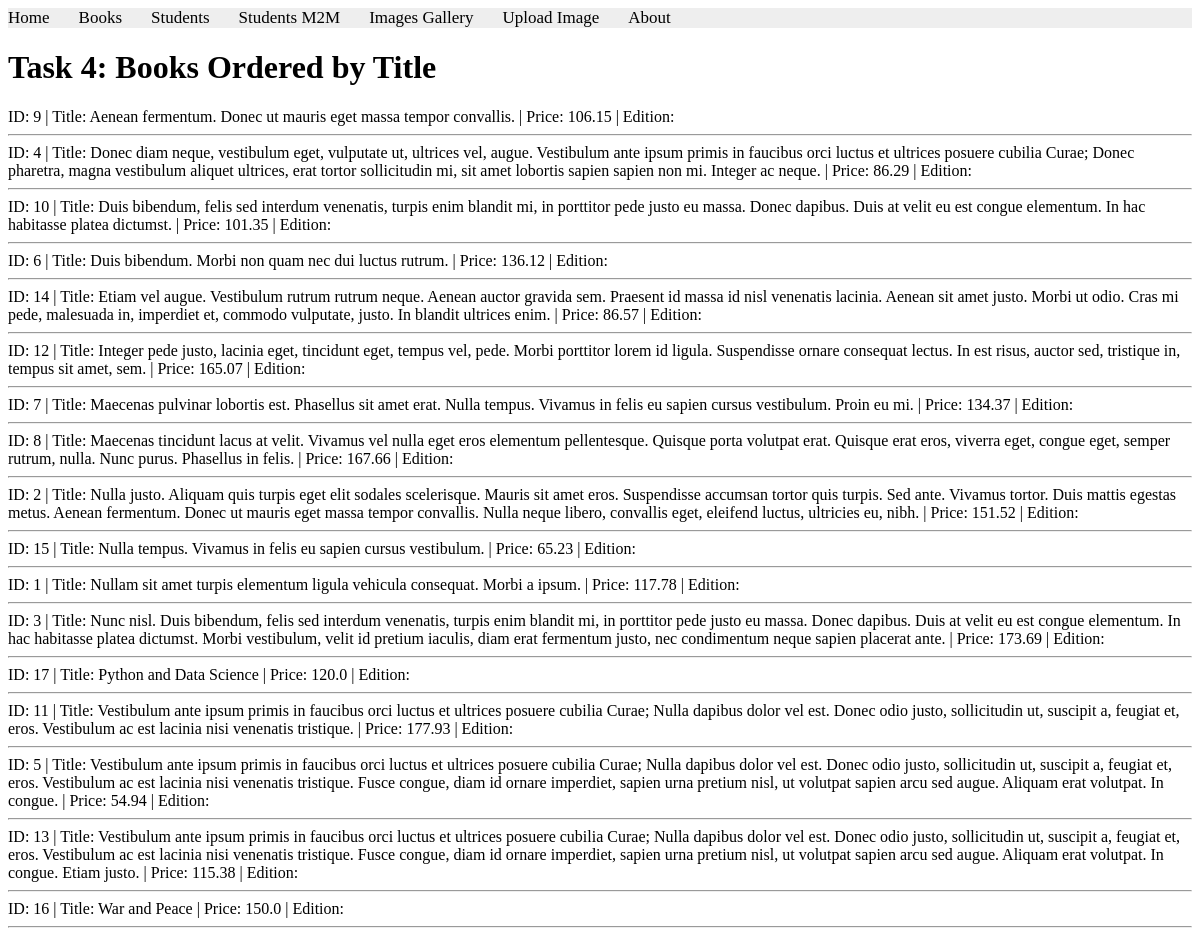
The app's page /books/lab8/task4, older data.
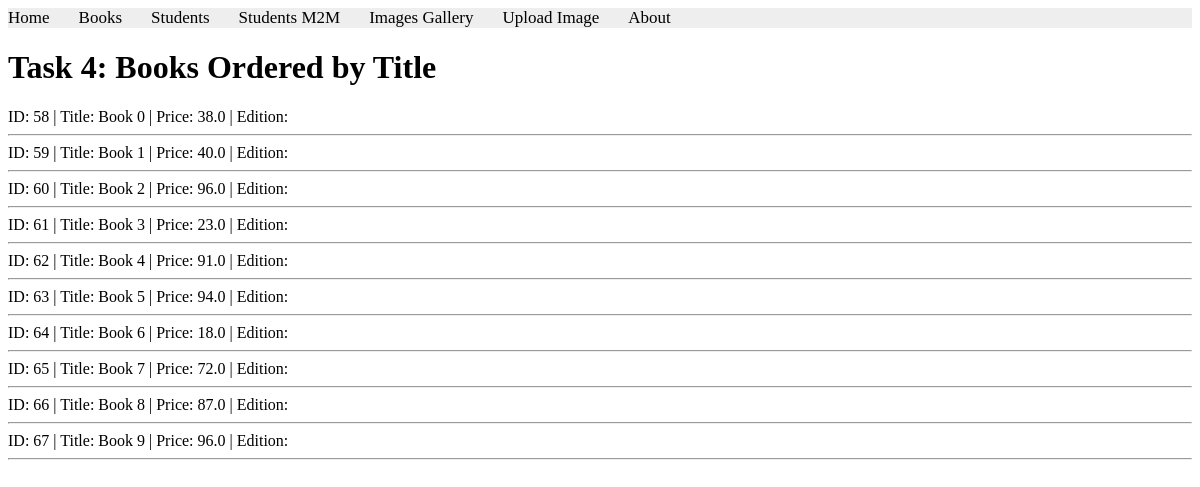
The same page, newer data.
### apps/bookmodule/models.py (models this page shows, shortened)
class Book(models.Model):
    title = models.CharField(max_length=100)
    price = models.FloatField(default=0.0)
    quantity = models.IntegerField(default=1)
    pubdate = models.DateTimeField()
    rating = models.SmallIntegerField(default=1)
    publisher = models.ForeignKey(Publisher, null=True, on_delete=models.SET_NULL)
    authors = models.ManyToManyField(Author)

### apps/bookmodule/views.py (the view)
# urls.py: path('lab8/task4', views.lab8_task4, name='lab8_task4'),
def lab8_task4(request):
    mybooks = Book.objects.all().order_by('title')
    return render(request, 'bookmodule/lab8_task4.html', {'books': mybooks})

### apps/templates/bookmodule/lab8_task4.html (shortened to what this page needs)
{% extends "layouts/base.html" %}
{% block content %}
<h1>Task 4: Books Ordered by Title</h1>
{% for obj in books %}
    ID: {{ obj.id }} | Title: {{ obj.title }} | Price: {{ obj.price }} | Edition: {{ obj.edition }}<hr>
{% empty %}
    <p>No books found.</p>
{% endfor %}
{% endblock %}

Row changes from the older to the newer data that the page shows:
removed Book: id "9", title "Aenean fermentum. Donec ut mauris eget massa tempor convallis.", price "106.15"
removed Book: id "4", title "Donec diam neque, vestibulum eget, vulputate ut, ultrices vel, augue. Vestibulum ante ipsum primis in faucibus orci luctus et ultrices posuere cubilia Curae; Donec pharetra, magna vestibulum aliquet ultrices, erat tortor sollicitudin mi, sit amet lobortis sapien sapien non mi. Integer ac neque.", price "86.29"
removed Book: id "10", title "Duis bibendum, felis sed interdum venenatis, turpis enim blandit mi, in porttitor pede justo eu massa. Donec dapibus. Duis at velit eu est congue elementum. In hac habitasse platea dictumst.", price "101.35"
removed Book: id "6", title "Duis bibendum. Morbi non quam nec dui luctus rutrum.", price "136.12"
removed Book: id "14", title "Etiam vel augue. Vestibulum rutrum rutrum neque. Aenean auctor gravida sem. Praesent id massa id nisl venenatis lacinia. Aenean sit amet justo. Morbi ut odio. Cras mi pede, malesuada in, imperdiet et, commodo vulputate, justo. In blandit ultrices enim.", price "86.57"
removed Book: id "12", title "Integer pede justo, lacinia eget, tincidunt eget, tempus vel, pede. Morbi porttitor lorem id ligula. Suspendisse ornare consequat lectus. In est risus, auctor sed, tristique in, tempus sit amet, sem.", price "165.07"
removed Book: id "7", title "Maecenas pulvinar lobortis est. Phasellus sit amet erat. Nulla tempus. Vivamus in felis eu sapien cursus vestibulum. Proin eu mi.", price "134.37"
removed Book: id "8", title "Maecenas tincidunt lacus at velit. Vivamus vel nulla eget eros elementum pellentesque. Quisque porta volutpat erat. Quisque erat eros, viverra eget, congue eget, semper rutrum, nulla. Nunc purus. Phasellus in felis.", price "167.66"
removed Book: id "2", title "Nulla justo. Aliquam quis turpis eget elit sodales scelerisque. Mauris sit amet eros. Suspendisse accumsan tortor quis turpis. Sed ante. Vivamus tortor. Duis mattis egestas metus. Aenean fermentum. Donec ut mauris eget massa tempor convallis. Nulla neque libero, convallis eget, eleifend luctus, ultricies eu, nibh.", price "151.52"
removed Book: id "15", title "Nulla tempus. Vivamus in felis eu sapien cursus vestibulum.", price "65.23"
removed Book: id "1", title "Nullam sit amet turpis elementum ligula vehicula consequat. Morbi a ipsum.", price "117.78"
removed Book: id "3", title "Nunc nisl. Duis bibendum, felis sed interdum venenatis, turpis enim blandit mi, in porttitor pede justo eu massa. Donec dapibus. Duis at velit eu est congue elementum. In hac habitasse platea dictumst. Morbi vestibulum, velit id pretium iaculis, diam erat fermentum justo, nec condimentum neque sapien placerat ante.", price "173.69"
removed Book: id "17", title "Python and Data Science", price "120.0"
removed Book: id "11", title "Vestibulum ante ipsum primis in faucibus orci luctus et ultrices posuere cubilia Curae; Nulla dapibus dolor vel est. Donec odio justo, sollicitudin ut, suscipit a, feugiat et, eros. Vestibulum ac est lacinia nisi venenatis tristique.", price "177.93"
removed Book: id "5", title "Vestibulum ante ipsum primis in faucibus orci luctus et ultrices posuere cubilia Curae; Nulla dapibus dolor vel est. Donec odio justo, sollicitudin ut, suscipit a, feugiat et, eros. Vestibulum ac est lacinia nisi venenatis tristique. Fusce congue, diam id ornare imperdiet, sapien urna pretium nisl, ut volutpat sapien arcu sed augue. Aliquam erat volutpat. In congue.", price "54.94"
removed Book: id "13", title "Vestibulum ante ipsum primis in faucibus orci luctus et ultrices posuere cubilia Curae; Nulla dapibus dolor vel est. Donec odio justo, sollicitudin ut, suscipit a, feugiat et, eros. Vestibulum ac est lacinia nisi venenatis tristique. Fusce congue, diam id ornare imperdiet, sapien urna pretium nisl, ut volutpat sapien arcu sed augue. Aliquam erat volutpat. In congue. Etiam justo.", price "115.38"
removed Book: id "16", title "War and Peace", price "150.0"
added Book: id "58", title "Book 0", price "38.0"
added Book: id "59", title "Book 1", price "40.0"
added Book: id "60", title "Book 2", price "96.0"
added Book: id "61", title "Book 3", price "23.0"
added Book: id "62", title "Book 4", price "91.0"
added Book: id "63", title "Book 5", price "94.0"
added Book: id "64", title "Book 6", price "18.0"
added Book: id "65", title "Book 7", price "72.0"
added Book: id "66", title "Book 8", price "87.0"
added Book: id "67", title "Book 9", price "96.0"
